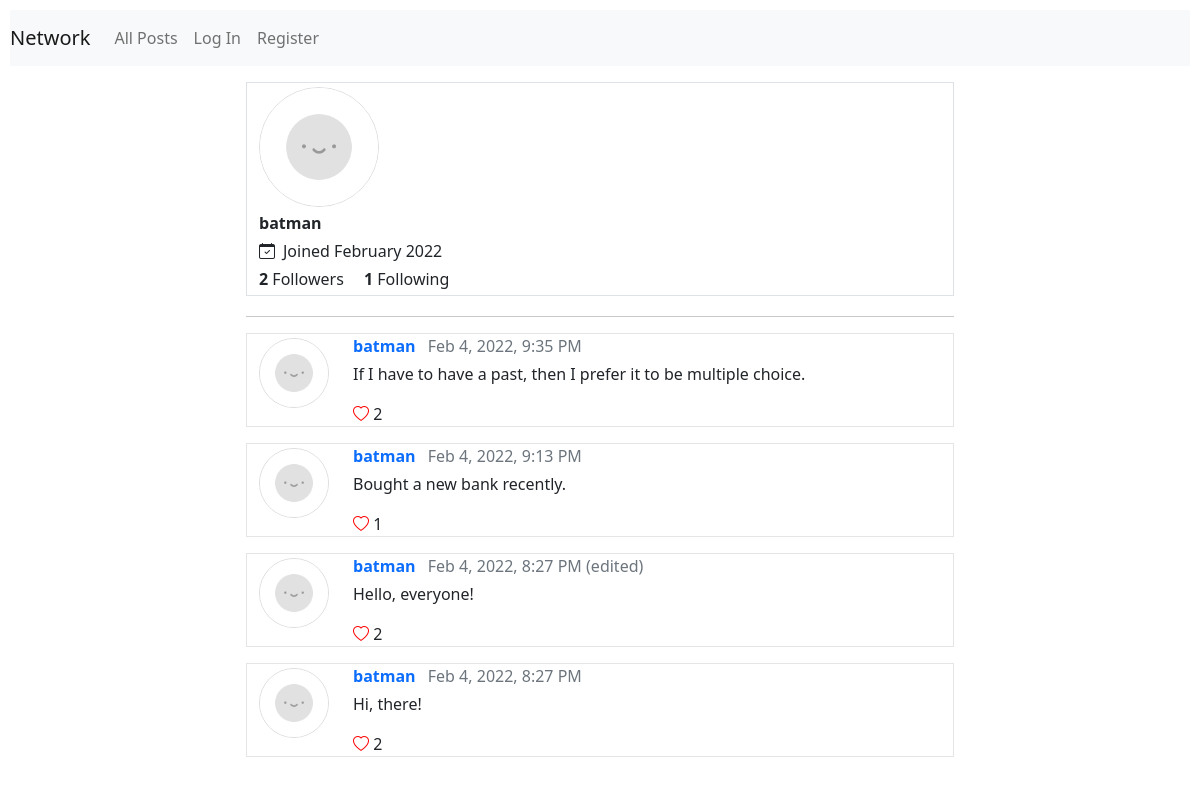
The app's page /profile/1 with its own data.
### network/models.py (models this page shows, shortened)
class User(AbstractUser):
    following = models.ManyToManyField('self', symmetrical=False)
    followers = models.ManyToManyField('self', symmetrical=False, related_name='subs')
    joined = models.DateTimeField(auto_now_add=True)
    def __str__(self) -> str:
        return self.username

class Post(models.Model):
    author = models.ForeignKey(User, on_delete=models.CASCADE, related_name="posts")
    content = models.TextField()
    likes = models.ManyToManyField(User)
    timestamp = models.DateTimeField(auto_now_add=True)
    updated = models.BooleanField(default=False)
    class Meta:
        ordering = ['-timestamp']

### network/views.py (the view)
# urls.py: path("profile/<int:user_id>", views.profile, name="profile"),
def profile(request, user_id):
    try:
        profile = User.objects.get(pk=user_id)
    except User.DoesNotExist:
        raise Http404("This user does not exist")
    posts = profile.posts.all()
    paginator = Paginator(posts, 10)
    page_number = request.GET.get('page')
    page_obj = paginator.get_page(page_number)
    return render(request, 'network/profile.html', {
        'profile': profile,
        'page_obj': page_obj,
    })

### network/templates/network/profile.html (shortened to what this page needs)
{% extends "network/layout.html" %}
{% load static %}
{% block body %}
    <div class="container mt-3 mb-2 border">
        <img class="avatar mt-1" src="{% static 'network/avatar.png' %}" alt="profile_photo" height="120px" width="120px">
        <div class="name my-1"><b>{{ profile.username }}</b></div>
        <div><i class="bi bi-calendar-check me-2"></i><span>Joined {{ profile.joined|date:"F Y" }}</span></div>
        <div class="my-1">
            <span class="me-3"><b class="subs">{{ profile.followers.all|length }}</b> Followers</span>
            <span><b>{{ profile.following.all|length }}</b> Following</span>
        </div>
    </div>
    {% include "network/posts.html" %}
{% endblock %}

### network/templates/network/posts.html (shortened to what this page needs)
{% load static %}
<hr>
<div class="container posts">
    {% for post in page_obj %}
        <div class="row my-3 post">
            <div class="col-auto">
                <img class="avatar my-1" src="{% static 'network/avatar.png' %}" alt="avatar"
                height="70px" width="70px">
            </div>
            <div class="col" data-content="{{ post.id }}">
                <div class="mb-1">
                    <strong><a href="{% url 'profile' post.author.id %}">{{ post.author }}</a></strong>
                    <span class="text-muted fw-lighter ms-2">{{ post.timestamp|date:"M j, Y, g:i A" }}</span>
                    <span class="text-muted fw-lighter">
                        {% if post.updated %}
                            (edited)
                        {% endif %}
                    </span>
                </div>
                <div>
                    <p class="content">{{ post.content }}</p>
                    <div class="likes">
                        {% if user in post.likes.all %}
                            <i id="{{ post.id }}" class="bi bi-heart-fill like"></i>
                        {% else %}
                            <i id="{{ post.id }}" class="bi bi-heart like"></i>
                        {% endif %}
                        <span class="count">
                            {% if post.likes.count > 0 %}
                                {{ post.likes.count }}
                            {% endif %}
                        </span>
                    </div>
                </div>
            </div>
        </div>
    {% endfor %}
</div>

### network/static/network/styles.css (style rules this page uses)
body { padding: 10px; }
img.avatar { border-radius: 50%; border: 1px solid rgba(0, 0, 0, 0.137); }
div.container { height: 50%; width: 60%; }
div.posts { width: 60%; }
hr { width: 60%; margin: auto; margin-top: 20px; border: none; }
.post { border: 1px solid rgba(0, 0, 0, 0.103); }
div.likes { margin-bottom: 5px; display: inline; }
.like { color: red; cursor: pointer; }
a, a:hover { text-decoration: none; }
.border { border: 1px solid rgba(0, 0, 0, 0.637); }
p.content { white-space: pre-wrap; }

### records on screen
User: username "batman", joined "February 2022", followers.all|length "2", following.all|length "1"
Post: author "batman", timestamp "Feb 4, 2022, 9:35 PM", content "If I have to have a past, then I prefer it to be multiple choice.", likes.count "2"
Post: author "batman", timestamp "Feb 4, 2022, 9:13 PM", content "Bought a new bank recently.", likes.count "1"
Post: author "batman", timestamp "Feb 4, 2022, 8:27 PM", updated "(edited)", content "Hello, everyone!", likes.count "2"
Post: author "batman", timestamp "Feb 4, 2022, 8:27 PM", content "Hi, there!", likes.count "2"
